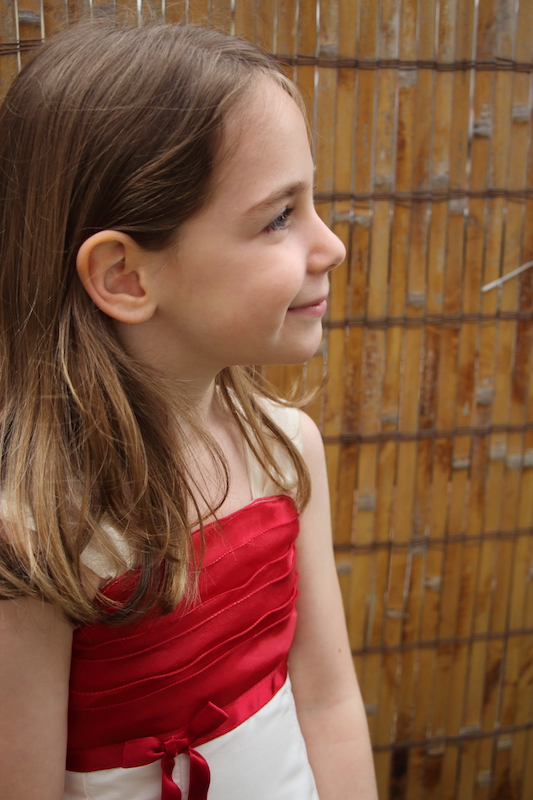
#> input picture images/ch3-yoko.jpg, 533 x 800 px
$ jupyter execute --allow-errors 2-face-mosaic-yoko.ipynb
#> lines starting #> are read from the running program, lines starting #| are printed output that depends on the picture
[cell 1]
import matplotlib.pyplot as plt
import cv2
from mosaic import mosaic as mosaic

[cell 2]
cascade_file = "../../data/opencv/haarcascades/haarcascade_frontalface_alt.xml"
cascade = cv2.CascadeClassifier(cascade_file)

[cell 3]
img = cv2.imread("../../images/ch3-yoko.jpg")
#> img is the input picture: shape (800, 533, 3); mean B, G, R 63, 86.2, 129.4
plt.imshow(cv2.cvtColor(img, cv2.COLOR_BGR2RGB))
plt.show()
img_gray = cv2.cvtColor(img, cv2.COLOR_BGR2GRAY)
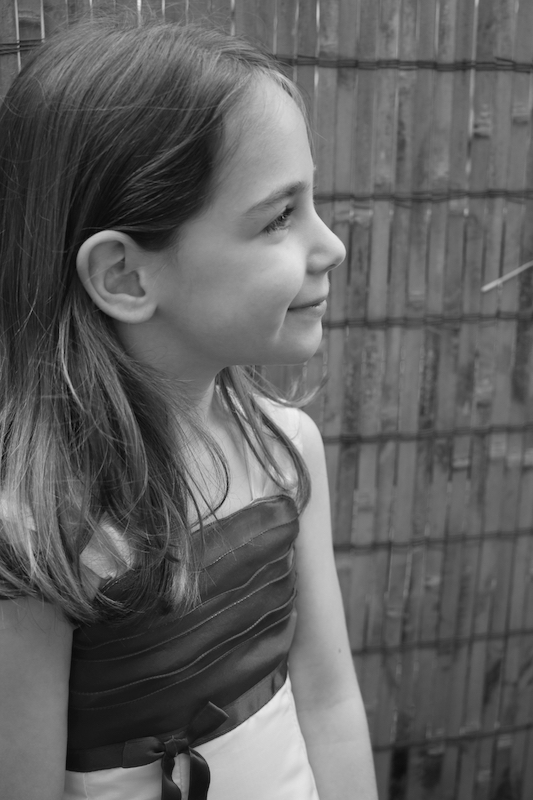
#> img_gray: shape (800, 533); min 3, max 240, mean 96.5

[cell 4]
face_list = cascade.detectMultiScale(img_gray, minSize=(150,150))
#> face_list = ()
print(face_list)
#> (the rest of this cell did not finish here and is left out)

[cell 5]
for (x, y, w, h) in face_list:
    img = mosaic(img, (x, y, x+w, y+h), 10)
#> this loop made 0 passes


$ run again, with images/ch3-cat.jpg copied over images/ch3-yoko.jpg
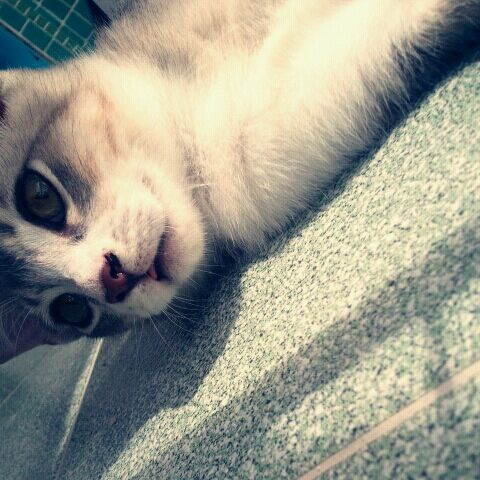
#> input picture images/ch3-cat.jpg, 480 x 480 px
#> img is the input picture: shape (480, 480, 3); mean B, G, R 140.2, 154, 154
#> `img_gray = cv2.cvtColor(img, cv2.COLOR_BGR2GRAY)`:
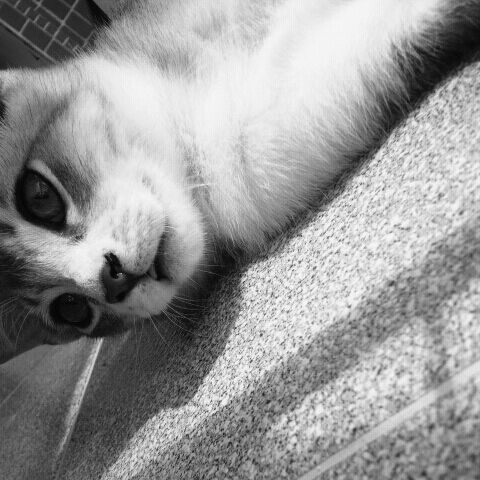
#> img_gray: shape (480, 480); min 2, max 252, mean 152.4
#> face_list = ()

$ run again, with images/ch3-face.jpg copied over images/ch3-yoko.jpg
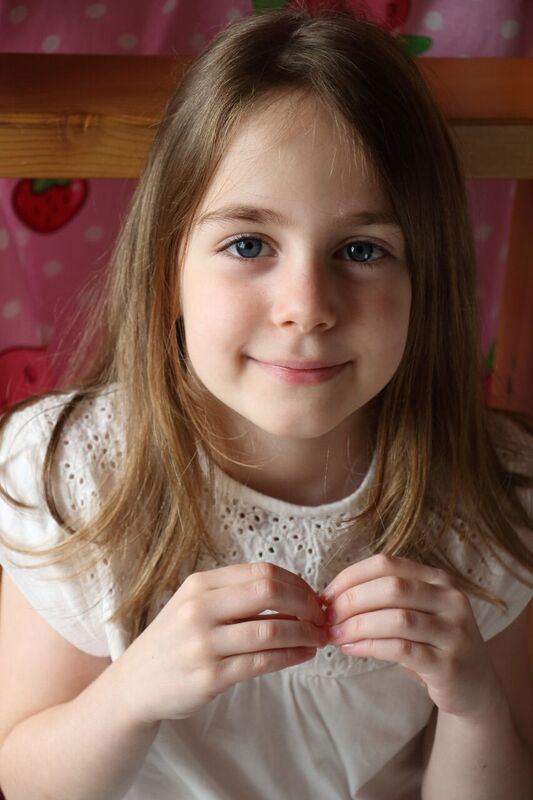
#> input picture images/ch3-face.jpg, 533 x 800 px
#> img is the input picture: shape (800, 533, 3); mean B, G, R 82.6, 95.3, 126
#> `img_gray = cv2.cvtColor(img, cv2.COLOR_BGR2GRAY)`:
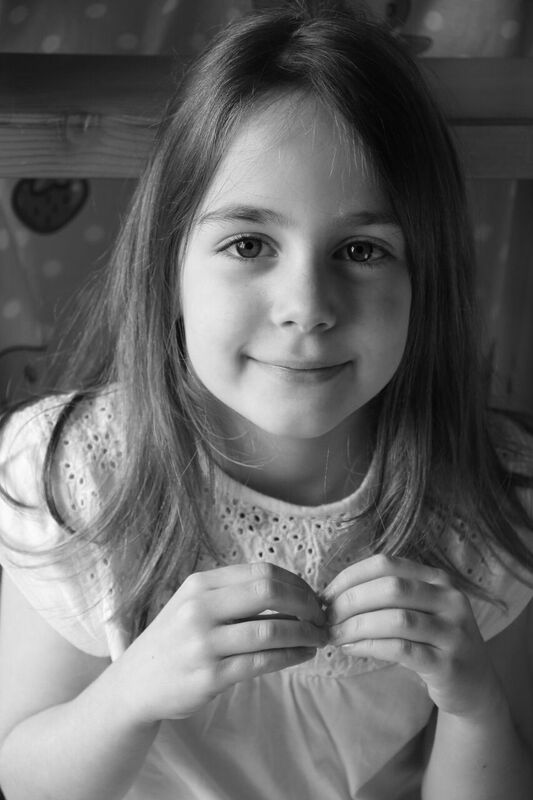
#> img_gray: shape (800, 533); min 0, max 254, mean 103
#> face_list = [[149, 127, 316, 316]]
#| [[149 127 316 316]]
#> the loop `for (x, y, w, h) in face_list:` made 1 pass
#> (x, y, w, h) on pass 1: (149, 127, 316, 316)
#> pass 1, `img = mosaic(img, (x, y, x+w, y+h), 10)`:
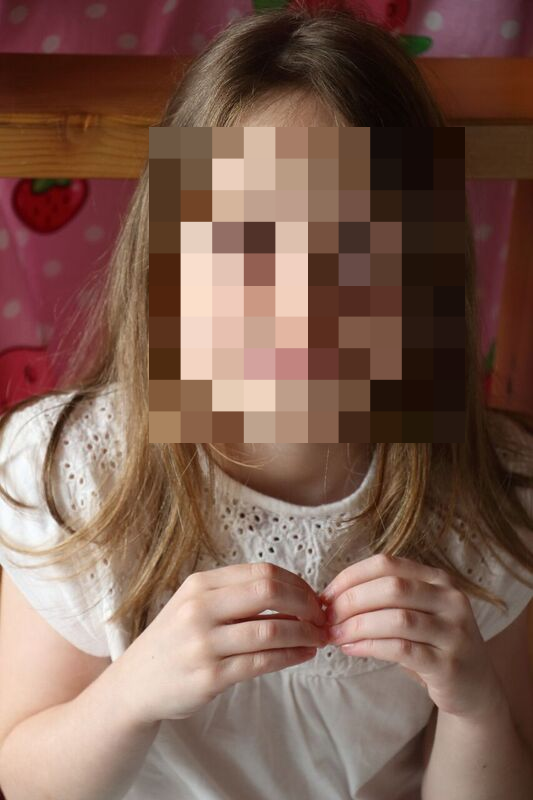
#> img: shape (800, 533, 3); mean B, G, R 82.7, 95.3, 126.1

$ run again, with images/ch3-family.jpg copied over images/ch3-yoko.jpg
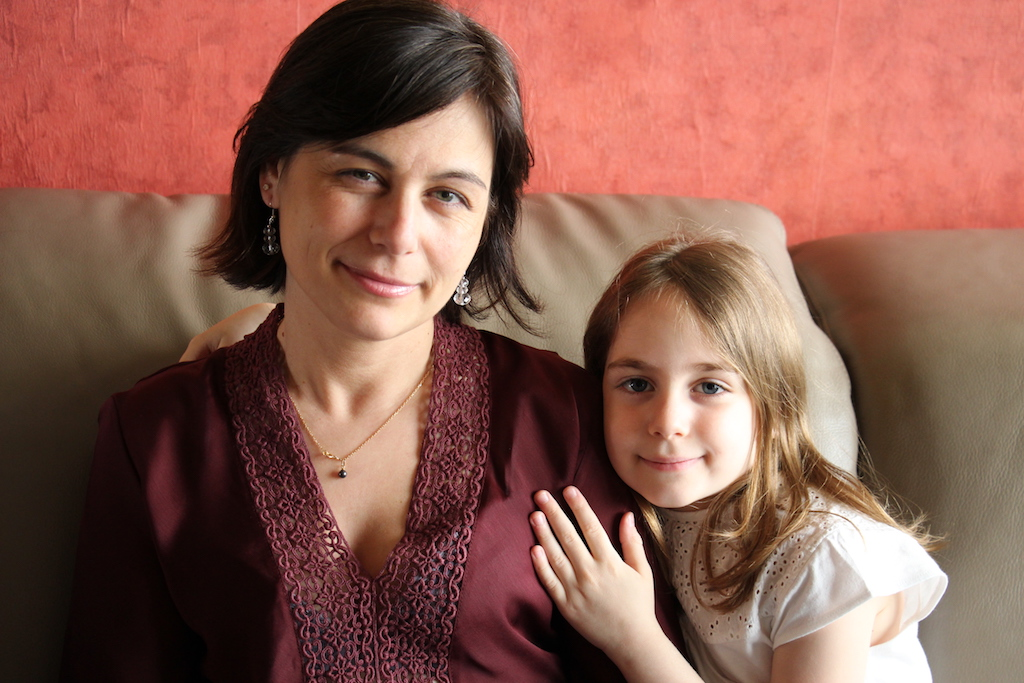
#> input picture images/ch3-family.jpg, 1024 x 683 px
#> img is the input picture: shape (683, 1024, 3); mean B, G, R 81.1, 93.8, 140
#> face_list = [[579, 312, 191, 191], [290, 98, 227, 227]]
#| [[579 312 191 191]
#|  [290  98 227 227]]
#> the loop `for (x, y, w, h) in face_list:` made 2 passes
#> (x, y, w, h) on passes 1 to 2: (579, 312, 191, 191), (290, 98, 227, 227)
#> pass 1, in mosaic, ``:
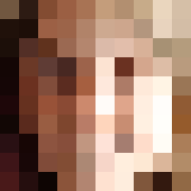
#> i_mos: shape (191, 191, 3); mean of channels 0, 1, 2 102.8, 121.6, 158.1; drawn as B, G, R
#> after the loop `for (x, y, w, h) in face_list:`:
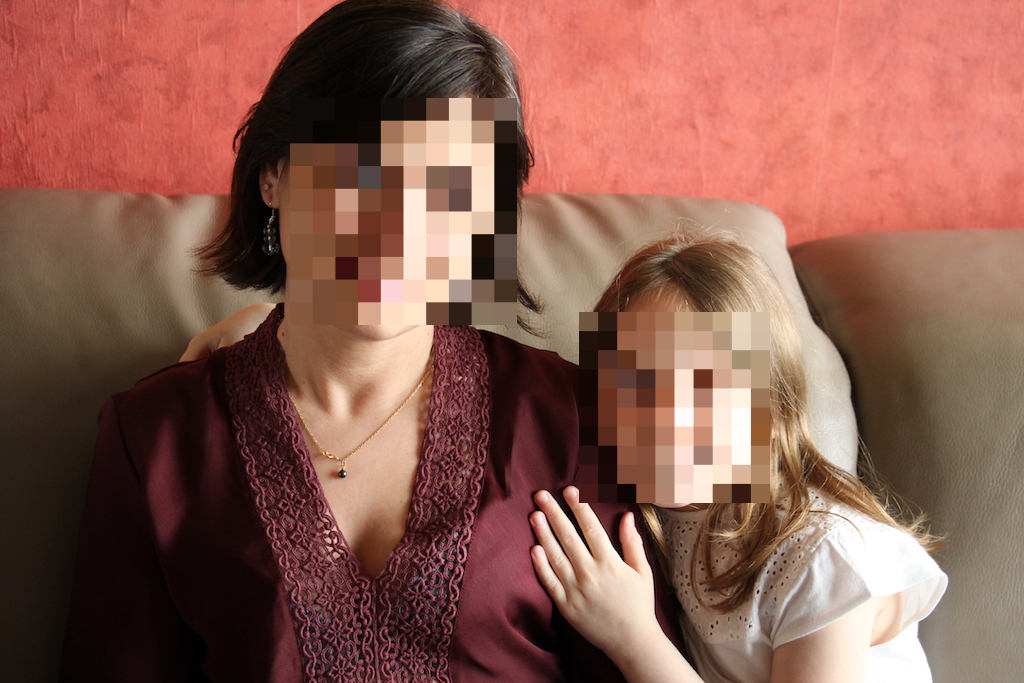
#> img: shape (683, 1024, 3); mean B, G, R 81, 93.8, 139.9
